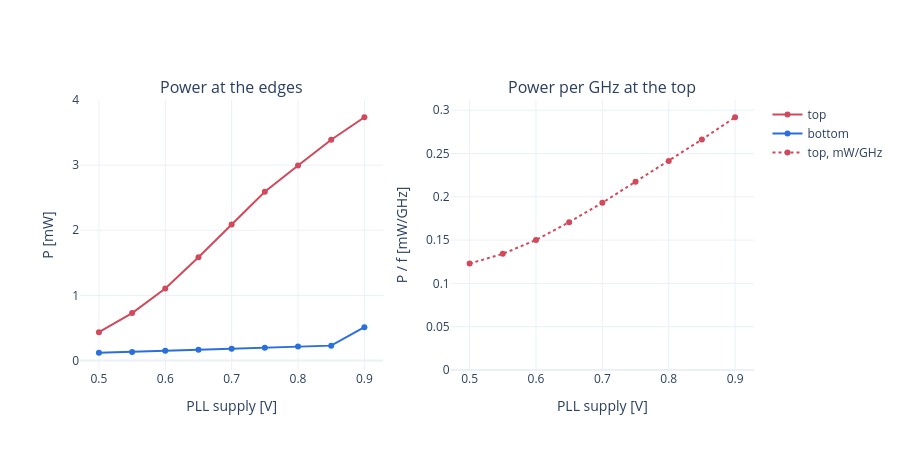

Notebook code cell kept with this figure:
### Markdown cell above
## Power at the edges

PLL supply power at the highest and lowest held frequency, and the power per GHz at the top.

### Code cell
from plotly.subplots import make_subplots

fig = make_subplots(rows=1, cols=2, subplot_titles=('Power at the edges', 'Power per GHz at the top'))
for edge, name, color in (('upper', 'top', '#d1495b'), ('lower', 'bottom', '#2a6fdb')):
    fig.add_trace(go.Scatter(x=summary['vdd_set'], y=summary[f'{edge}_p'] * 1e3, mode='lines+markers', name=name,
                             line=dict(color=color),
                             customdata=summary[f'{edge}_f'] / 1e6,
                             hovertemplate='%{x:.2f} V<br>%{y:.3f} mW at %{customdata:.0f} MHz<extra></extra>'),
                  row=1, col=1)
fig.add_trace(go.Scatter(x=summary['vdd_set'], y=summary['upper_p'] * 1e3 / (summary['upper_f'] / 1e9),
                         mode='lines+markers', name='top, mW/GHz', line=dict(color='#d1495b', dash='dot'),
                         hovertemplate='%{x:.2f} V<br>%{y:.3f} mW/GHz<extra></extra>'), row=1, col=2)
fig.update_xaxes(title='PLL supply [V]')
fig.update_yaxes(title='P [mW]', row=1, col=1)
fig.update_yaxes(title='P / f [mW/GHz]', rangemode='tozero', row=1, col=2)
fig.update_layout(height=450, template='plotly_white')
save(fig, 'power')

### Figure 1 — Plotly figure (JSON) as saved in the notebook; plotly's stock layout.template omitted (floating-point values rounded to 4 significant figures)
{"data": [{"customdata": [3541.0, 5427.0, 7362.0, 9282.0, 10810.0, 11920.0, 12410.0, 12740.0, 12800.0], "hovertemplate": "%{x:.2f} V<br>%{y:.3f} mW at %{customdata:.0f} MHz<extra></extra>", "line": {"color": "#d1495b"}, "mode": "lines+markers", "name": "top", "type": "scatter", "x": [0.5, 0.55, 0.6, 0.65, 0.7, 0.75, 0.8, 0.85, 0.9], "xaxis": "x", "y": [0.4353, 0.728, 1.105, 1.584, 2.088, 2.59, 2.995, 3.39, 3.736], "yaxis": "y"}, {"customdata": [128.0, 108.8, 128.0, 128.0, 128.0, 144.9, 139.3, 128.0, 644.1], "hovertemplate": "%{x:.2f} V<br>%{y:.3f} mW at %{customdata:.0f} MHz<extra></extra>", "line": {"color": "#2a6fdb"}, "mode": "lines+markers", "name": "bottom", "type": "scatter", "x": [0.5, 0.55, 0.6, 0.65, 0.7, 0.75, 0.8, 0.85, 0.9], "xaxis": "x", "y": [0.1185, 0.1295, 0.1497, 0.1647, 0.179, 0.1968, 0.213, 0.2279, 0.5105], "yaxis": "y"}, {"hovertemplate": "%{x:.2f} V<br>%{y:.3f} mW/GHz<extra></extra>", "line": {"color": "#d1495b", "dash": "dot"}, "mode": "lines+markers", "name": "top, mW/GHz", "type": "scatter", "x": [0.5, 0.55, 0.6, 0.65, 0.7, 0.75, 0.8, 0.85, 0.9], "xaxis": "x2", "y": [0.1229, 0.1341, 0.1501, 0.1707, 0.1931, 0.2173, 0.2412, 0.2662, 0.2919], "yaxis": "y2"}], "layout": {"annotations": [{"font": {"size": 16}, "showarrow": false, "text": "Power at the edges", "x": 0.225, "xanchor": "center", "xref": "paper", "y": 1, "yanchor": "bottom", "yref": "paper"}, {"font": {"size": 16}, "showarrow": false, "text": "Power per GHz at the top", "x": 0.775, "xanchor": "center", "xref": "paper", "y": 1, "yanchor": "bottom", "yref": "paper"}], "height": 450, "xaxis": {"anchor": "y", "domain": [0, 0.45], "title": {"text": "PLL supply [V]"}}, "xaxis2": {"anchor": "y2", "domain": [0.55, 1], "title": {"text": "PLL supply [V]"}}, "yaxis": {"anchor": "x", "domain": [0, 1], "title": {"text": "P [mW]"}}, "yaxis2": {"anchor": "x2", "domain": [0, 1], "rangemode": "tozero", "title": {"text": "P / f [mW/GHz]"}}}}
